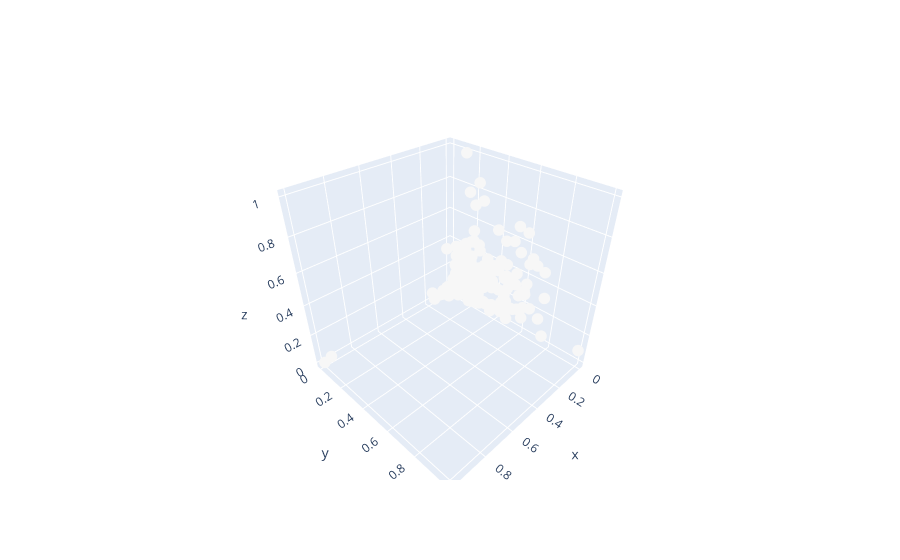

The cell this chart's notebook holds for it:
### Code cell
fig = go.Figure(data=[go.Scatter3d(x=data['Population'], y=data['Tot Cases//1M pop'], z=data['Tot Deaths/1M pop'],
mode='markers', marker_color=data['Cluster'], marker_size = 4)])
fig.show()

### Figure 1 — Plotly figure (JSON) as saved in the notebook; plotly's stock layout.template omitted (floating-point values rounded to 4 significant figures; data arrays with more than 128 entries replaced by an {"elided": "..."} marker saying what was removed)
{"data": [{"marker": {"color": {"elided": "225 int values"}, "size": 4}, "mode": "markers", "type": "scatter3d", "x": {"elided": "225 float values"}, "y": {"elided": "225 float values"}, "z": {"elided": "225 float values"}}], "layout": {}}
